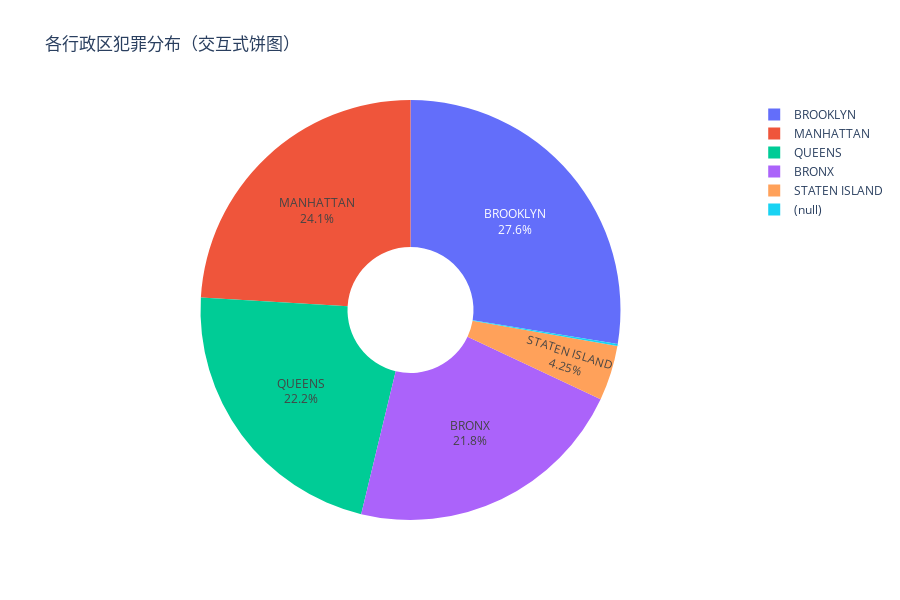

Write notebook code for a chart like this one.
### Markdown cell above
## 图表13：交互式Plotly饼图 - 行政区分布

### Code cell
# 行政区分布
boro_data = df['boro_nm'].value_counts()

# 创建交互式饼图
fig = px.pie(
    values=boro_data.values,
    names=boro_data.index,
    title='各行政区犯罪分布（交互式饼图）',
    hole=0.3  # 创建圆环图效果
)
fig.update_traces(textposition='inside', textinfo='percent+label')
fig.update_layout(height=600)
fig.show()

### Figure 1 — Plotly figure (JSON) as saved in the notebook; plotly's stock layout.template omitted (floating-point values rounded to 4 significant figures)
{"data": [{"domain": {"x": [0, 1], "y": [0, 1]}, "hole": 0.3, "hovertemplate": "label=%{label}<br>value=%{value}<extra></extra>", "labels": ["BROOKLYN", "MANHATTAN", "QUEENS", "BRONX", "STATEN ISLAND", "(null)"], "legendgroup": "", "name": "", "showlegend": true, "textinfo": "percent+label", "textposition": "inside", "type": "pie", "values": [155891, 135918, 125312, 123157, 23996, 831]}], "layout": {"height": 600, "legend": {"tracegroupgap": 0}, "title": {"text": "各行政区犯罪分布（交互式饼图）"}}}
